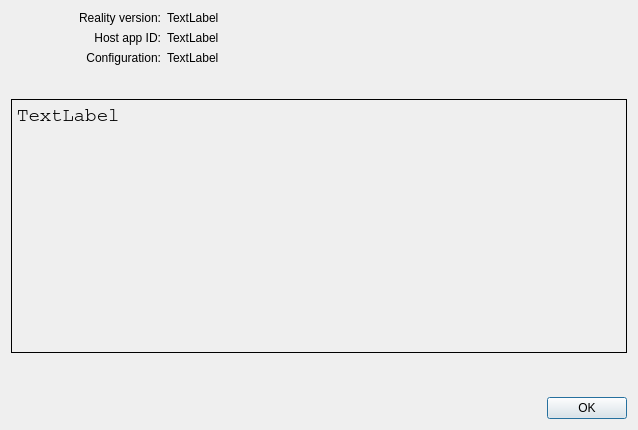
<?xml version="1.0" encoding="UTF-8"?>
<ui version="4.0">
 <class>reCommandLineOptions</class>
 <widget class="QDialog" name="reCommandLineOptions">
  <property name="geometry">
   <rect>
    <x>0</x>
    <y>0</y>
    <width>638</width>
    <height>430</height>
   </rect>
  </property>
  <property name="windowTitle">
   <string>Reality command line options</string>
  </property>
  <layout class="QGridLayout" name="gridLayout">
   <item row="0" column="0">
    <widget class="QLabel" name="label">
     <property name="sizePolicy">
      <sizepolicy hsizetype="Preferred" vsizetype="Fixed">
       <horstretch>0</horstretch>
       <verstretch>0</verstretch>
      </sizepolicy>
     </property>
     <property name="maximumSize">
      <size>
       <width>150</width>
       <height>16777215</height>
      </size>
     </property>
     <property name="text">
      <string>Reality version:</string>
     </property>
     <property name="alignment">
      <set>Qt::AlignRight|Qt::AlignTrailing|Qt::AlignVCenter</set>
     </property>
    </widget>
   </item>
   <item row="0" column="1" colspan="2">
    <widget class="QLabel" name="RealityVersion">
     <property name="text">
      <string>TextLabel</string>
     </property>
    </widget>
   </item>
   <item row="1" column="0">
    <widget class="QLabel" name="label_3">
     <property name="sizePolicy">
      <sizepolicy hsizetype="Preferred" vsizetype="Fixed">
       <horstretch>0</horstretch>
       <verstretch>0</verstretch>
      </sizepolicy>
     </property>
     <property name="maximumSize">
      <size>
       <width>150</width>
       <height>16777215</height>
      </size>
     </property>
     <property name="text">
      <string>Host app ID:</string>
     </property>
     <property name="alignment">
      <set>Qt::AlignRight|Qt::AlignTrailing|Qt::AlignVCenter</set>
     </property>
    </widget>
   </item>
   <item row="1" column="1" colspan="2">
    <widget class="QLabel" name="HostAppID">
     <property name="text">
      <string>TextLabel</string>
     </property>
    </widget>
   </item>
   <item row="2" column="0">
    <widget class="QLabel" name="label_2">
     <property name="sizePolicy">
      <sizepolicy hsizetype="Preferred" vsizetype="Fixed">
       <horstretch>0</horstretch>
       <verstretch>0</verstretch>
      </sizepolicy>
     </property>
     <property name="minimumSize">
      <size>
       <width>0</width>
       <height>32</height>
      </size>
     </property>
     <property name="maximumSize">
      <size>
       <width>150</width>
       <height>16777215</height>
      </size>
     </property>
     <property name="text">
      <string>Configuration:</string>
     </property>
     <property name="alignment">
      <set>Qt::AlignRight|Qt::AlignTop|Qt::AlignTrailing</set>
     </property>
    </widget>
   </item>
   <item row="2" column="1" colspan="2">
    <widget class="QLabel" name="Configuration">
     <property name="sizePolicy">
      <sizepolicy hsizetype="MinimumExpanding" vsizetype="Fixed">
       <horstretch>0</horstretch>
       <verstretch>0</verstretch>
      </sizepolicy>
     </property>
     <property name="minimumSize">
      <size>
       <width>0</width>
       <height>32</height>
      </size>
     </property>
     <property name="text">
      <string>TextLabel</string>
     </property>
     <property name="alignment">
      <set>Qt::AlignLeading|Qt::AlignLeft|Qt::AlignTop</set>
     </property>
     <property name="wordWrap">
      <bool>true</bool>
     </property>
    </widget>
   </item>
   <item row="3" column="1">
    <spacer name="verticalSpacer">
     <property name="orientation">
      <enum>Qt::Vertical</enum>
     </property>
     <property name="sizeType">
      <enum>QSizePolicy::Fixed</enum>
     </property>
     <property name="sizeHint" stdset="0">
      <size>
       <width>20</width>
       <height>10</height>
      </size>
     </property>
    </spacer>
   </item>
   <item row="4" column="0" colspan="3">
    <widget class="QLabel" name="CommandLine">
     <property name="font">
      <font>
       <family>Courier</family>
       <pointsize>14</pointsize>
      </font>
     </property>
     <property name="frameShape">
      <enum>QFrame::Box</enum>
     </property>
     <property name="text">
      <string>TextLabel</string>
     </property>
     <property name="alignment">
      <set>Qt::AlignLeading|Qt::AlignLeft|Qt::AlignTop</set>
     </property>
     <property name="textInteractionFlags">
      <set>Qt::TextSelectableByMouse</set>
     </property>
    </widget>
   </item>
   <item row="5" column="0" colspan="3">
    <widget class="QLabel" name="Credits">
     <property name="sizePolicy">
      <sizepolicy hsizetype="Preferred" vsizetype="Fixed">
       <horstretch>0</horstretch>
       <verstretch>0</verstretch>
      </sizepolicy>
     </property>
     <property name="minimumSize">
      <size>
       <width>0</width>
       <height>32</height>
      </size>
     </property>
     <property name="text">
      <string/>
     </property>
    </widget>
   </item>
   <item row="6" column="2">
    <widget class="QPushButton" name="btnOK">
     <property name="sizePolicy">
      <sizepolicy hsizetype="Fixed" vsizetype="Fixed">
       <horstretch>0</horstretch>
       <verstretch>0</verstretch>
      </sizepolicy>
     </property>
     <property name="text">
      <string>OK</string>
     </property>
    </widget>
   </item>
  </layout>
 </widget>
 <resources/>
 <connections>
  <connection>
   <sender>btnOK</sender>
   <signal>clicked()</signal>
   <receiver>reCommandLineOptions</receiver>
   <slot>accept()</slot>
   <hints>
    <hint type="sourcelabel">
     <x>298</x>
     <y>474</y>
    </hint>
    <hint type="destinationlabel">
     <x>185</x>
     <y>446</y>
    </hint>
   </hints>
  </connection>
 </connections>
</ui>
